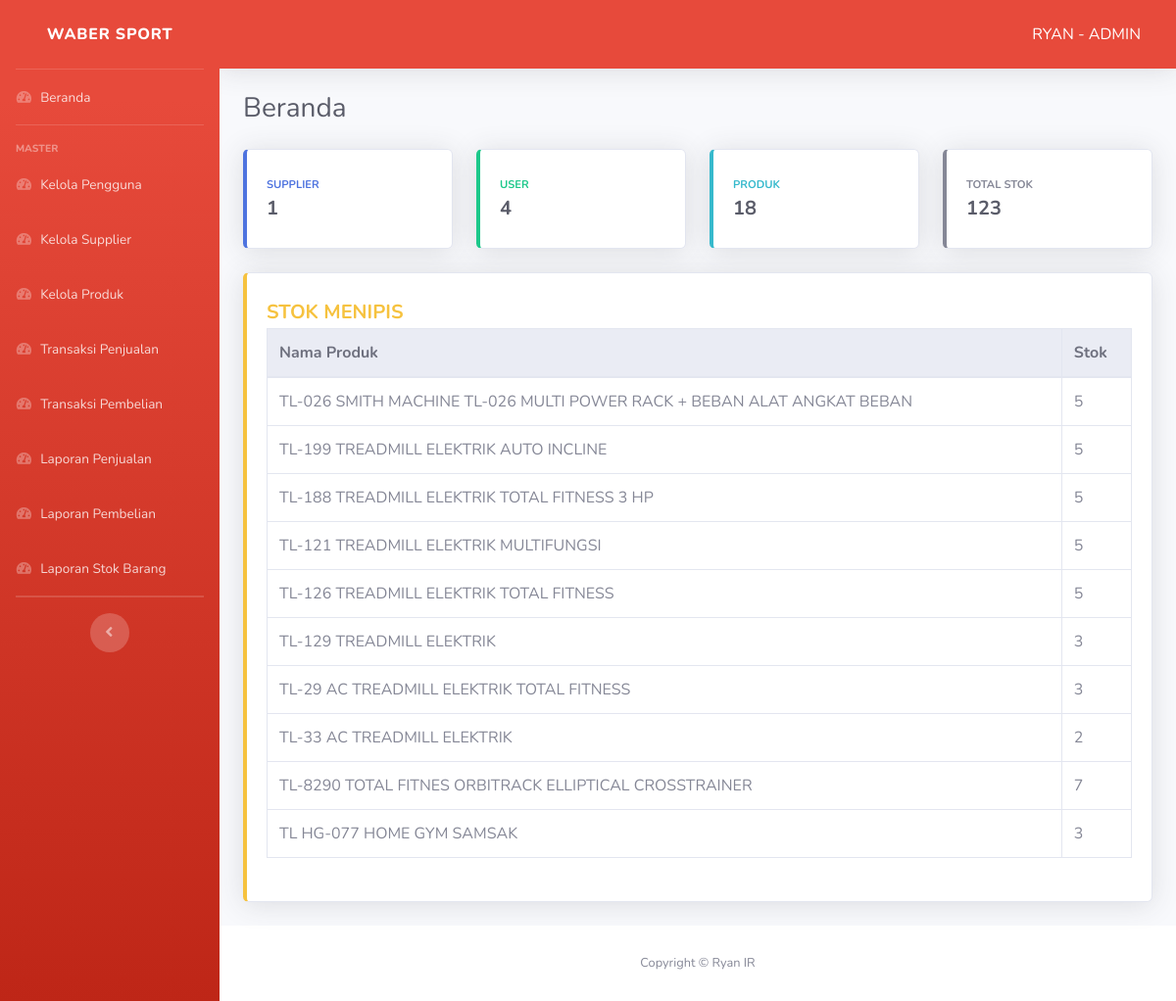
Page /pages/admin/index-admin.php (signed in) on the committed database.
### tables this page shows
CREATE TABLE `produk` (
  `id_produk` int(11) NOT NULL,
  `nama_produk` varchar(100) NOT NULL,
  `satuan_produk` varchar(20) NOT NULL,
  `harga` decimal(10,2) NOT NULL,
  `stok` int(11) NOT NULL
);

### pages/admin/index-admin.php (the view, shortened to what this page needs)
<!DOCTYPE html>
<html lang="en">
<head>
    <?php include '../../layout/header.php' ?>
</head>
<body id="page-top">
    <div id="wrapper">
        <?php include '../../layout/sidebar-admin.php' ?>
        <div id="content-wrapper" class="d-flex flex-column">
            <div id="content">
                <?php include '../../layout/topbar.php' ?>
                <div class="container-fluid">
                    <div class="d-sm-flex align-items-center justify-content-between mb-4">
                        <h1 class="h3 mb-0 text-gray-800">Beranda</h1>
                    </div>
                    <div class="row">
                        <?php
                        include "../../koneksi.php";
                        $sql = mysqli_query($koneksi, "SELECT count(*) FROM supplier");
                        while ($row = mysqli_fetch_array($sql)) {
                            $result = $row[0];
                        }
                        $supplier = $result;
                        $sql = mysqli_query($koneksi, "SELECT count(*) FROM produk");
                        while ($row = mysqli_fetch_array($sql)) {
                            $result = $row[0];
                        }
                        $produk = $result;
                        $sql = mysqli_query($koneksi, "SELECT count(*) FROM user");
                        while ($row = mysqli_fetch_array($sql)) {
                            $result = $row[0];
                        }
                        $user = $result;
                        $sql = mysqli_query($koneksi, "SELECT SUM(stok) AS total_stok FROM produk");
                        $row = mysqli_fetch_array($sql);
                        $total_stok = $row['total_stok'];
                        $batas_stok = 10;
                        $sql_menipis = mysqli_query($koneksi, "SELECT nama_produk, stok FROM produk WHERE stok < $batas_stok");
                        ?>
                        <div class="col-xl-3 col-md-6 mb-4">
                            <div class="card border-left-primary shadow h-100 py-2">
                                <div class="card-body">
                                    <div class="row no-gutters align-items-center">
                                        <div class="col mr-2">
                                            <div class="text-xs font-weight-bold text-primary text-uppercase mb-1">Supplier</div>
                                            <div class="h5 mb-0 font-weight-bold text-gray-800"><?php echo $supplier; ?></div>
                                        </div>
                                    </div>
                                </div>
                            </div>
                        </div>
                        <div class="col-xl-3 col-md-6 mb-4">
                            <div class="card border-left-success shadow h-100 py-2">
                                <div class="card-body">
                                    <div class="row no-gutters align-items-center">
                                        <div class="col mr-2">
                                            <div class="text-xs font-weight-bold text-success text-uppercase mb-1">User</div>
                                            <div class="h5 mb-0 font-weight-bold text-gray-800"><?php echo $user; ?></div>
                                        </div>
                                    </div>
                                </div>
                            </div>
                        </div>
                        <div class="col-xl-3 col-md-6 mb-4">
                            <div class="card border-left-info shadow h-100 py-2">
                                <div class="card-body">
                                    <div class="row no-gutters align-items-center">
                                        <div class="col mr-2">
                                            <div class="text-xs font-weight-bold text-info text-uppercase mb-1">Produk</div>
                                            <div class="row no-gutters align-items-center">
                                                <div class="col-auto">
                                                    <div class="h5 mb-0 mr-3 font-weight-bold text-gray-800"><?php echo $produk; ?></div>
                                                </div>
                                            </div>
                                        </div>
                                    </div>
                                </div>
                            </div>
                        </div>
                        <div class="col-xl-3 col-md-6 mb-4">
                            <div class="card border-left-secondary shadow h-100 py-2">
                                <div class="card-body">
                                    <div class="row no-gutters align-items-center">
                                        <div class="col mr-2">
                                            <div class="text-xs font-weight-bold text-secondary text-uppercase mb-1">Total Stok</div>
                                            <div class="row no-gutters align-items-center">
                                                <div class="col-auto">
                                                    <div class="h5 mb-0 mr-3 font-weight-bold text-gray-800"><?php echo $total_stok; ?></div>
                                                </div>
                                            </div>
                                        </div>
                                    </div>
                                </div>
                            </div>
                        </div>
                        <div class="col-xl-12 col-md-12 mb-4">
                            <div class="card border-left-warning shadow h-100 py-2">
                                <div class="card-body">
                                    <div class="table-responsive">
                                        <h5 class="font-weight-bold text-warning text-uppercase mb-1">Stok Menipis</h5>
                                        <table class="table table-hover table-bordered">
                                            <thead class="thead-light">
                                                <tr>
                                                    <th>Nama Produk</th>
                                                    <th>Stok</th>
                                                </tr>
                                            </thead>
                                            <tbody>
                                                <?php
                                                if (mysqli_num_rows($sql_menipis) > 0) {
                                                    while ($row = mysqli_fetch_array($sql_menipis)) {
                                                        echo "<tr>";
                                                        echo "<td>" . $row['nama_produk'] . "</td>";
                                                        echo "<td>" . $row['stok'] . "</td>";
                                                        echo "</tr>";
                                                    }
                                                } else {
                                                    echo "<tr><td colspan='2' class='text-center'>Tidak ada produk dengan stok menipis.</td></tr>";
                                                }
                                                ?>
                                            </tbody>
                                        </table>
                                    </div>
                                </div>
                            </div>
                        </div>
                    </div>
                </div>
            </div>
            <?php include '../../layout/footer.php' ?>
        </div>
    </div>
</body>
</html>

### rows in the picture
produk: nama_produk "TL-026 SMITH MACHINE TL-026 MULTI POWER RACK + BEBAN ALAT ANGKAT BEBAN", stok "5"
produk: nama_produk "TL-199 TREADMILL ELEKTRIK AUTO INCLINE", stok "5"
produk: nama_produk "TL-188 TREADMILL ELEKTRIK TOTAL FITNESS 3 HP", stok "5"
produk: nama_produk "TL-121 TREADMILL ELEKTRIK MULTIFUNGSI", stok "5"
produk: nama_produk "TL-126 TREADMILL ELEKTRIK TOTAL FITNESS", stok "5"
produk: nama_produk "TL-129 TREADMILL ELEKTRIK", stok "3"
produk: nama_produk "TL-29 AC TREADMILL ELEKTRIK TOTAL FITNESS", stok "3"
produk: nama_produk "TL-33 AC TREADMILL ELEKTRIK", stok "2"
produk: nama_produk "TL-8290 TOTAL FITNES ORBITRACK ELLIPTICAL CROSSTRAINER", stok "7"
produk: nama_produk "TL HG-077 HOME GYM SAMSAK", stok "3"

### other values in the picture
$_SESSION['nama'] "RYAN"
$_SESSION['jabatan'] "ADMIN"
$supplier "1"
$user "4"
$produk "18"
$total_stok "123"
